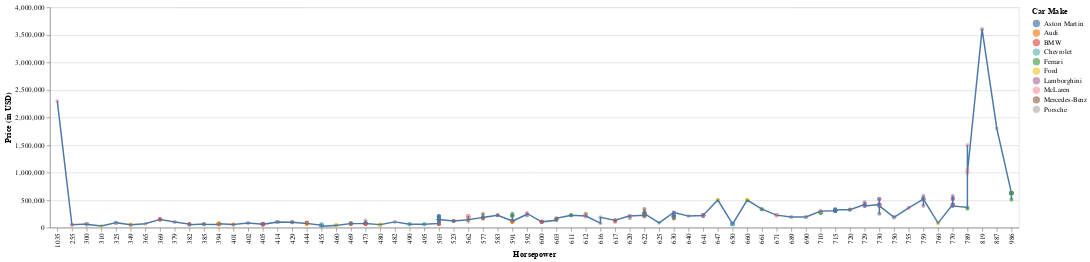

Notebook code cell kept with this figure:
### Code cell
c2=alt.Chart(df2).mark_line().encode(
    x = "Horsepower",
    y = "Price (in USD)"
)
c1+c2

### Figure 1 — Vega-Lite specification as saved in the notebook (floating-point values rounded to 4 significant figures; data arrays with more than 128 entries replaced by an {"elided": "..."} marker saying what was removed)
{"config": {"view": {"continuousWidth": 400, "continuousHeight": 300}}, "layer": [{"mark": "circle", "encoding": {"color": {"field": "Car Make", "type": "nominal"}, "x": {"field": "Horsepower", "type": "nominal"}, "y": {"field": "Price (in USD)", "type": "quantitative"}}}, {"mark": "line", "encoding": {"x": {"field": "Horsepower", "type": "nominal"}, "y": {"field": "Price (in USD)", "type": "quantitative"}}}], "data": {"name": "data-6e500d6cee44ec209ba6444f16f2d1eb"}, "$schema": "https://vega.github.io/schema/vega-lite/v4.17.0.json", "datasets": {"data-6e500d6cee44ec209ba6444f16f2d1eb": {"elided": "628 records"}}}
